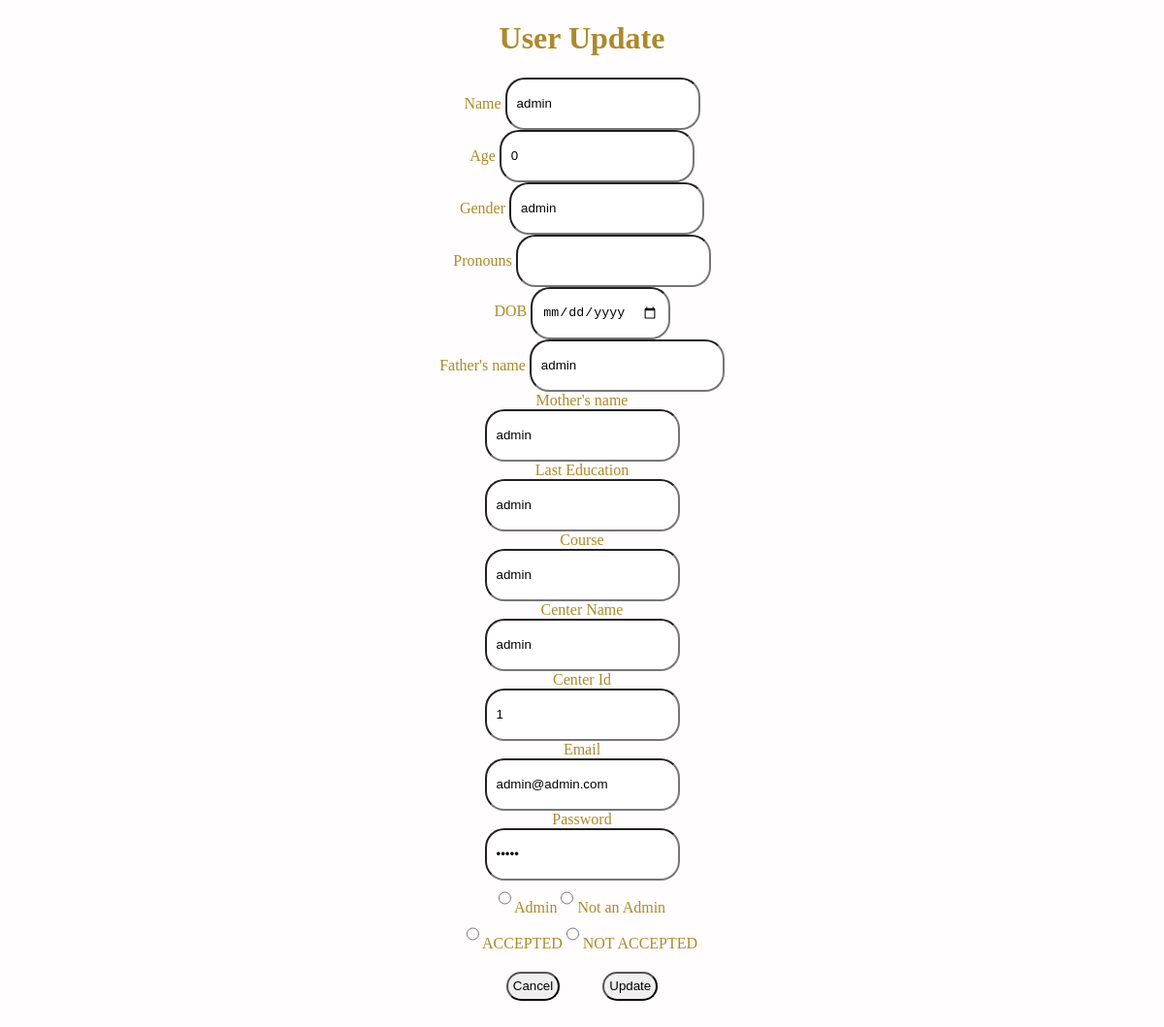
Screenshot of /edit_user_by_admin.php?edit=11 (signed in) with the database file from the repository.
### tables this page shows
CREATE TABLE `student_info` (
  `std_id` int(10) NOT NULL,
  `std_name` varchar(100) NOT NULL,
  `age` int(3) NOT NULL,
  `gender` varchar(100) NOT NULL,
  `pronouns` varchar(100) NOT NULL,
  `dob` varchar(100) NOT NULL,
  `std_address` varchar(200) NOT NULL,
  `father_name` varchar(100) NOT NULL,
  `mother_name` varchar(100) NOT NULL,
  `last_edu` varchar(100) NOT NULL,
  `course` varchar(100) NOT NULL,
  `center` varchar(100) NOT NULL,
  `centerid` int(10) NOT NULL,
  `email` varchar(100) NOT NULL,
  `pwd` varchar(100) NOT NULL,
  `is_admin` varchar(10) NOT NULL DEFAULT 'False',
  `is_accepted` varchar(10) NOT NULL DEFAULT 'False'
);

### edit_user_by_admin.php (the view, shortened to what this page needs)
<?php
if(!isset($_SESSION['std_id'])){
    echo "<script>window.open('Login.php','_self')</script>";
} else{
    include("mycon.php");
?>
<!DOCTYPE html>
<html lang="en">
<head>
    <link rel="stylesheet" href="style.css">
    <link href="fontawesome-free/css/all.min.css" rel="stylesheet" type="text/css">
</head>
<body id="page-top">
                <div class="container-fluid">
        <div class="row register">
            <div class="col-12">
                <?php
                if(isset($_GET['edit'])){
                   $id =  $_GET['edit'];
                   $query = "select * from student_info where std_id = '$id' ";
                   $obj = mysqli_query($con, $query);
                   while($row = mysqli_fetch_array($obj)){
                    $std_name =  $row['std_name'];
                    $age =  $row['age'];
                    $gender =  $row['gender'];
                    $pronouns =  $row['pronouns'];
                    $dob =  $row['dob'];
                    $father_name =  $row['father_name'];
                    $mother_name =  $row['mother_name'];
                    $last_edu =  $row['last_edu'];
                    $course =  $row['course'];
                    $center =  $row['center'];
                    $centerid =  $row['centerid'];
                    $email =  $row['email'];
                    $pwd =  $row['pwd'];
                ?>
 <form method="post" action="" enctype="multipart/form-data">
                    <div class="modal-header">
                        <h1 class="modal-title">User Update</h1>
                    </div>
                    <div class="modal-body">
                        <div class="form-group">
                            <label>Name</label>
                            <input type="text" name="std_name" value="<?php echo $std_name; ?>" class="form-control" >
                        </div>
                        <div class="form-group">
                            <label>Age</label>
                            <input type="number" name="age" value="<?php echo $age; ?>" class="form-control" >
                        </div>
                        <div class="form-group">
                            <label>Gender</label>
                            <input type="text" name="gender" value="<?php echo $gender; ?>" class="form-control" >
                        </div>
                        <div class="form-group">
                            <label>Pronouns</label>
                            <input type="text" name="pronouns" value="<?php echo $pronouns; ?>" class="form-control" >
                        </div>
                        <div class="form-group">
                            <label>DOB</label>
                            <input type="date" name="dob" value="<?php echo $dob; ?>" class="form-control">
                        </div>
                        <div class="form-group">
                            <label>Father's name</label>
                            <input type="text" name="father_name" value="<?php echo $father_name; ?>" class="form-control" >
                        </div>
                        <div class="form-group">
                            <label>Mother's name</label>
                            <input type="text" name="mother_name" value="<?php echo $mother_name; ?>" class="form-control" >
                        </div>
                        <div class="form-group">
                            <label>Last Education</label>
                            <input type="text" name="last_edu" value="<?php echo $last_edu; ?>" class="form-control" >
                        </div>
                        <label>Course</label>
                        <div class="form-group">
                        <input type="text" name="course" value="<?php echo $course; ?>" class="form-control" >
                        </div>
                        <label>Center Name</label>
                        <div class="form-group">
                        <input type="text" name="center" value="<?php echo $center; ?>" class="form-control" >
                        </div>
                        <label>Center Id</label>
                        <div class="form-group">
                        <input type="text" name="centerid" value="<?php echo $centerid; ?>" class="form-control" >
                        </div>
                        <label>Email</label>
                        <div class="form-group">
                        <input type="email" name="email" value="<?php echo $email; ?>" class="form-control" >
                        </div>
                        <label>Password</label>
                        <div class="form-group">
                        <input type="password" name="pwd" value="<?php echo $pwd; ?>" class="form-control" >
                        </div>
                        <input class="form-check-input" type="radio" name="is_admin" value="True" id="True" >
                        <label class="form-check-label" for="True">
                            Admin
                        </label>
                        <input class="form-check-input" type="radio" name="is_admin" value="False" id="False" >
                        <label class="form-check-label" for="False" checked>
                            Not an Admin
                        </label><br>
                        <input class="form-check-input" type="radio" name="is_accepted" value="True" id="True" >
                        <label class="form-check-label" for="True">
                            ACCEPTED
                        </label>
                        <input class="form-check-input" type="radio" name="is_accepted" value="False" id="False" >
                        <label class="form-check-label" for="False" checked>
                            NOT ACCEPTED
                        </label>
                    </div>
                    <div class="modal-footer">
                        <input type="button" class="btn btn-default" data-dismiss="modal" value="Cancel">
                        <input type="submit" name="update" class="btn btn-success" value="Update">
                    </div>
                </form>
                 <?php  }} ?>
            </div>
        </div>
</div>
</body>
</html>
<?php }?>

### style.css (style rules this page uses)
body { color: #AD892B; text-align: center; background-color: #fffdfd; display:block; }
form { width:50%; margin-left: auto; margin-right: auto; }
.modal-footer input { padding: 5px; margin: 20px; }
input { -webkit-border-radius: 20px; -moz-border-radius: 20px; border-radius: 20px; height: 30px; padding: 10px; margin-left: auto; margin-right: auto; }

### edit_user_by_admin.php (style rules this page uses)
.register { margin: auto; width: 50%; margin-top: 20px; }

### rows the page displays
student_info: std_name "admin", age "0", gender "admin", father_name "admin", mother_name "admin", last_edu "admin", course "admin", center "admin", centerid "1", email "admin@admin.com"
